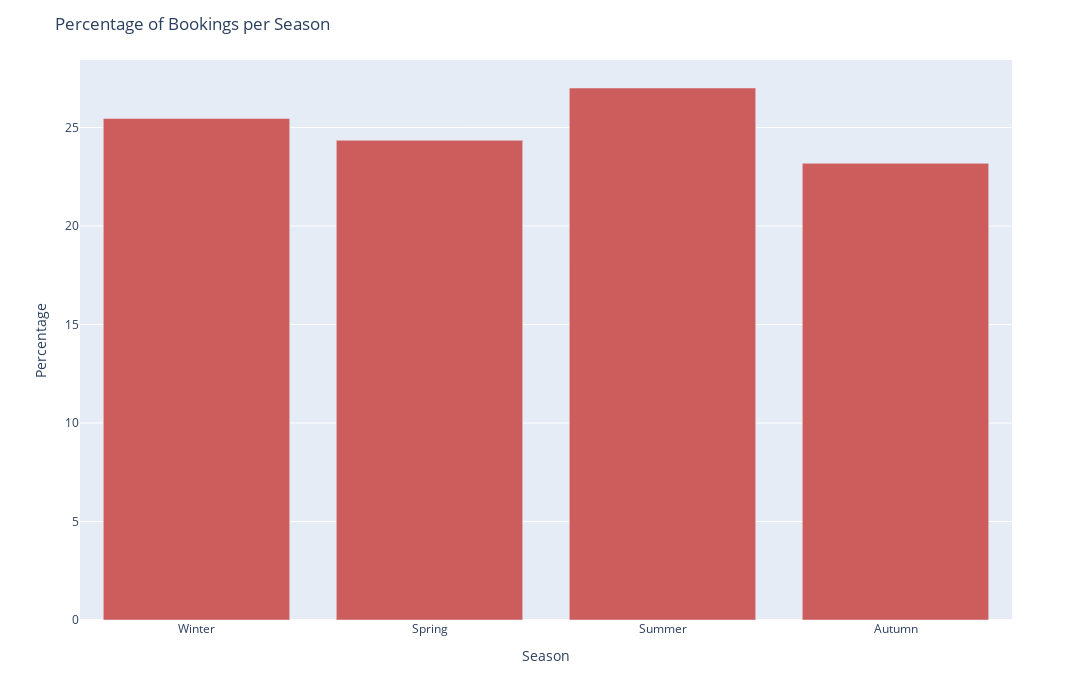

The cell this chart's notebook holds for it:
### Markdown cell above
##### It is clear that most people would rather travel during the summer than during any other season.

### Code cell
fig = px.bar(ss, x='Season', y='Percentage', color_discrete_sequence=['indianred'])
 
       
fig.update_layout(
    title=('Percentage of Bookings per Season'),
    xaxis_title=('Season'), 
    yaxis_title='Percentage',
    hovermode="x unified",width=1800,height=700
)
   
fig.show()
#pio.write_image(fig,"images/Percentage of Bookings per Season.png")

### Figure 1 — Plotly figure (JSON) as saved in the notebook; plotly's stock layout.template omitted (floating-point values rounded to 4 significant figures)
{"data": [{"alignmentgroup": "True", "hovertemplate": "Season=%{x}<br>Percentage=%{y}<extra></extra>", "legendgroup": "", "marker": {"color": "indianred", "pattern": {"shape": ""}}, "name": "", "offsetgroup": "", "orientation": "v", "showlegend": false, "textposition": "auto", "type": "bar", "x": ["Winter", "Spring", "Summer", "Autumn"], "xaxis": "x", "y": [25.46, 24.35, 27.01, 23.18], "yaxis": "y"}], "layout": {"barmode": "relative", "height": 700, "hovermode": "x unified", "legend": {"tracegroupgap": 0}, "margin": {"t": 60}, "title": {"text": "Percentage of Bookings per Season"}, "width": 1800, "xaxis": {"anchor": "y", "domain": [0, 1], "title": {"text": "Season"}}, "yaxis": {"anchor": "x", "domain": [0, 1], "title": {"text": "Percentage"}}}}
